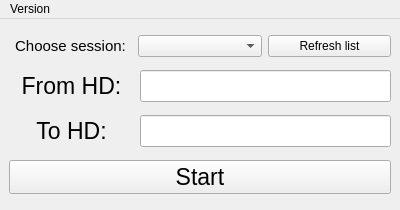
<?xml version="1.0" encoding="UTF-8"?>
<ui version="4.0">
 <class>MainWindow</class>
 <widget class="QMainWindow" name="MainWindow">
  <property name="geometry">
   <rect>
    <x>0</x>
    <y>0</y>
    <width>400</width>
    <height>210</height>
   </rect>
  </property>
  <property name="minimumSize">
   <size>
    <width>400</width>
    <height>210</height>
   </size>
  </property>
  <property name="maximumSize">
   <size>
    <width>400</width>
    <height>210</height>
   </size>
  </property>
  <property name="windowTitle">
   <string>HD-HD Move</string>
  </property>
  <widget class="QWidget" name="centralwidget">
   <layout class="QGridLayout" name="gridLayout">
    <item row="0" column="0">
     <layout class="QHBoxLayout" name="session_layout">
      <item>
       <widget class="QLabel" name="choose_session_label">
        <property name="sizePolicy">
         <sizepolicy hsizetype="Preferred" vsizetype="Preferred">
          <horstretch>0</horstretch>
          <verstretch>0</verstretch>
         </sizepolicy>
        </property>
        <property name="font">
         <font>
          <pointsize>11</pointsize>
         </font>
        </property>
        <property name="toolTipDuration">
         <number>-1</number>
        </property>
        <property name="text">
         <string>Choose session:</string>
        </property>
        <property name="alignment">
         <set>Qt::AlignCenter</set>
        </property>
       </widget>
      </item>
      <item>
       <widget class="QComboBox" name="choose_session_combo"/>
      </item>
      <item>
       <widget class="QPushButton" name="refresh_session_button">
        <property name="text">
         <string>Refresh list</string>
        </property>
       </widget>
      </item>
     </layout>
    </item>
    <item row="1" column="0">
     <layout class="QHBoxLayout" name="from_layout">
      <item>
       <widget class="QLabel" name="from_label">
        <property name="sizePolicy">
         <sizepolicy hsizetype="Preferred" vsizetype="Preferred">
          <horstretch>4</horstretch>
          <verstretch>0</verstretch>
         </sizepolicy>
        </property>
        <property name="font">
         <font>
          <pointsize>17</pointsize>
         </font>
        </property>
        <property name="text">
         <string>From HD:</string>
        </property>
        <property name="alignment">
         <set>Qt::AlignCenter</set>
        </property>
       </widget>
      </item>
      <item>
       <widget class="QLineEdit" name="from_line_edit">
        <property name="sizePolicy">
         <sizepolicy hsizetype="Expanding" vsizetype="Fixed">
          <horstretch>8</horstretch>
          <verstretch>0</verstretch>
         </sizepolicy>
        </property>
        <property name="font">
         <font>
          <pointsize>15</pointsize>
         </font>
        </property>
        <property name="inputMask">
         <string/>
        </property>
       </widget>
      </item>
     </layout>
    </item>
    <item row="2" column="0">
     <layout class="QHBoxLayout" name="to_layout">
      <item>
       <widget class="QLabel" name="to_label">
        <property name="sizePolicy">
         <sizepolicy hsizetype="Preferred" vsizetype="Preferred">
          <horstretch>4</horstretch>
          <verstretch>0</verstretch>
         </sizepolicy>
        </property>
        <property name="font">
         <font>
          <pointsize>17</pointsize>
         </font>
        </property>
        <property name="text">
         <string>To HD:</string>
        </property>
        <property name="alignment">
         <set>Qt::AlignCenter</set>
        </property>
       </widget>
      </item>
      <item>
       <widget class="QLineEdit" name="to_line_edit">
        <property name="sizePolicy">
         <sizepolicy hsizetype="Expanding" vsizetype="Fixed">
          <horstretch>8</horstretch>
          <verstretch>0</verstretch>
         </sizepolicy>
        </property>
        <property name="font">
         <font>
          <pointsize>15</pointsize>
         </font>
        </property>
       </widget>
      </item>
     </layout>
    </item>
    <item row="3" column="0">
     <widget class="QPushButton" name="start_button">
      <property name="sizePolicy">
       <sizepolicy hsizetype="Minimum" vsizetype="Maximum">
        <horstretch>0</horstretch>
        <verstretch>0</verstretch>
       </sizepolicy>
      </property>
      <property name="font">
       <font>
        <pointsize>17</pointsize>
       </font>
      </property>
      <property name="text">
       <string>Start</string>
      </property>
     </widget>
    </item>
   </layout>
  </widget>
  <widget class="QMenuBar" name="menubar">
   <property name="geometry">
    <rect>
     <x>0</x>
     <y>0</y>
     <width>400</width>
     <height>21</height>
    </rect>
   </property>
   <widget class="QMenu" name="menuVersion">
    <property name="title">
     <string>Version</string>
    </property>
   </widget>
   <addaction name="menuVersion"/>
  </widget>
 </widget>
 <resources/>
 <connections/>
</ui>
